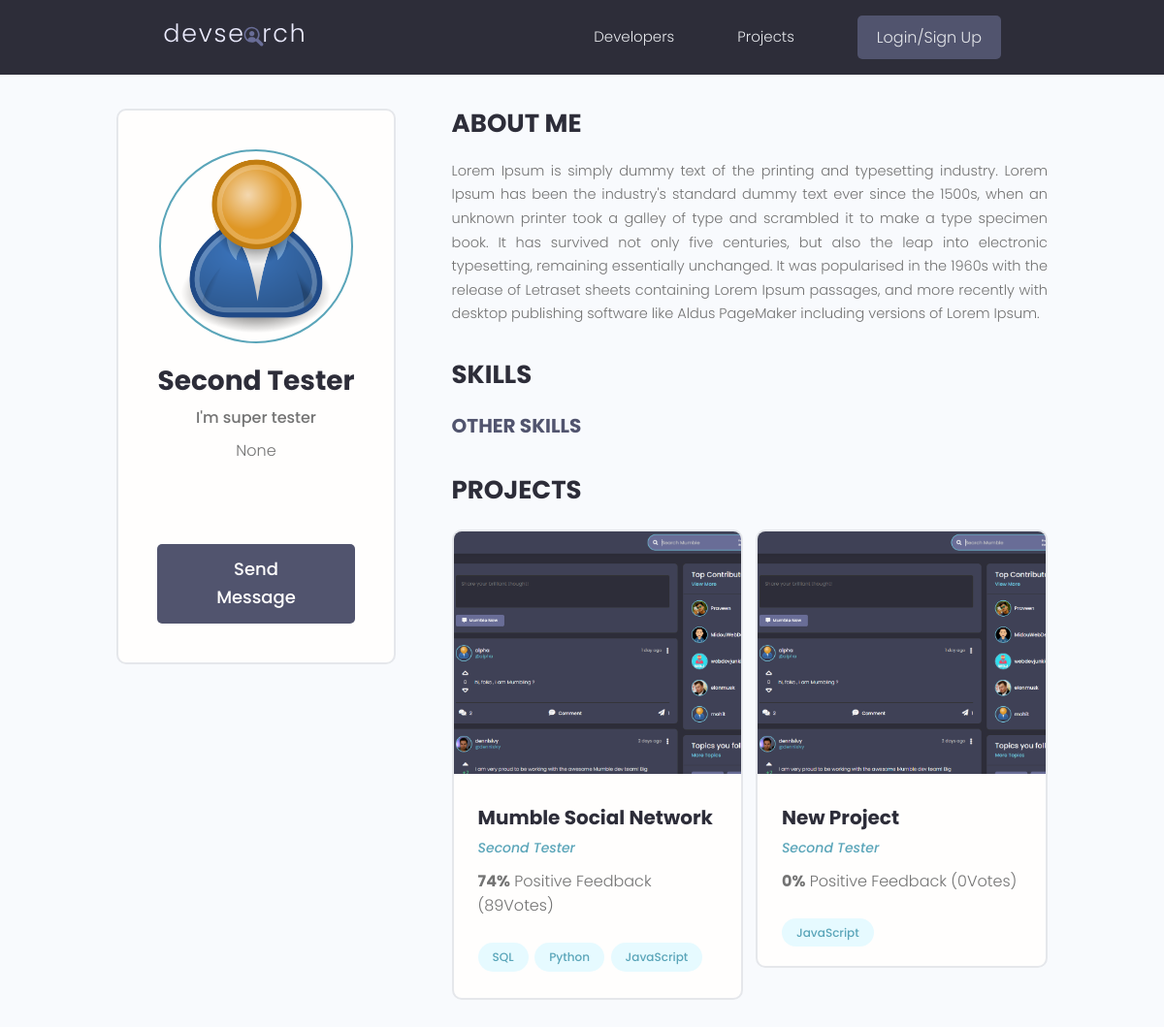
Page /profile/f1d1855a-523b-4fa4-b443-609b3e546f9f/ on the committed database.
### users/models.py (models this page shows, shortened)
class Profile(models.Model):
    id = models.UUIDField(default=uuid.uuid4, unique=True,
                          primary_key=True, editable=False)
    user = models.OneToOneField(
        User, on_delete=models.CASCADE, null=True, blank=True)
    name = models.CharField(max_length=200, blank=True, null=True)
    username = models.CharField(max_length=200, blank=True, null=True)
    location = models.CharField(max_length=200, blank=True, null=True)
    email = models.EmailField(max_length=500, blank=True, null=True)
    short_intro = models.CharField(max_length=200, blank=True, null=True)
    bio = models.TextField(blank=True, null=True)
    profile_img = models.ImageField(
        null=True, blank=True, upload_to='profiles/', default='profiles/user-default.png')
    social_github = models.CharField(max_length=200, blank=True, null=True)
    social_twitter = models.CharField(max_length=200, blank=True, null=True)
    social_linkedin = models.CharField(max_length=200, blank=True, null=True)
    social_youtube = models.CharField(max_length=200, blank=True, null=True)
    social_website = models.CharField(max_length=200, blank=True, null=True)
    created = models.DateTimeField(auto_now_add=True)
    class Meta:
        ordering = ['created']
    @property
    def image_url(self):
        try:
            url = self.profile_img.url
        except:
            url = ''
        return url

### projects/models.py (models this page shows, shortened)
class Project(models.Model):
    owner = models.ForeignKey(
        Profile, null=True, blank=True, on_delete=models.CASCADE)
    title = models.CharField(max_length=200)
    description = models.TextField(null=True, blank=True)
    featured_image = models.ImageField(
        null=True, blank=True, default="default.jpg")
    demo_link = models.CharField(max_length=2000, null=True, blank=True)
    src_link = models.CharField(max_length=2000, null=True, blank=True)
    tags = models.ManyToManyField('Tag', blank=True)
    vote_total = models.IntegerField(default=0, null=True, blank=True)
    vote_ratio = models.IntegerField(default=0, null=True, blank=True)
    created = models.DateTimeField(auto_now_add=True)
    id = models.UUIDField(default=uuid.uuid4, unique=True,
                          primary_key=True, editable=False)
    class Meta:
        ordering = ['-vote_ratio', '-vote_total', 'title']
    @property
    def image_url(self):
        try:
            url = self.featured_image.url
        except:
            url = ''
        return url

class Tag(models.Model):
    name = models.CharField(max_length=200)
    created = models.DateTimeField(auto_now_add=True)
    id = models.UUIDField(default=uuid.uuid4, unique=True,
                          primary_key=True, editable=False)
    def __str__(self) -> str:
        return self.name

### users/views.py (the view)
# urls.py: path('profile/<str:pk>/', view=views.user_profile, name='user-profile'),
def user_profile(request, pk):
    profile = Profile.objects.get(id=pk)
    top_skills = profile.skill_set.exclude(description__exact="")
    other_skills = profile.skill_set.filter(description="")
    context = {'profile': profile, 'top_skills': top_skills,
               'other_skills': other_skills}
    return render(request, 'users/user-profile.html', context)

### users/templates/users/user-profile.html (shortened to what this page needs)
{% extends 'main.html' %} {% block content %}
<main class="profile my-md">
  <div class="container">
    <div class="layout">
      <div class="column column--1of3">
        <div class="card text-center">
          <div class="card__body dev">
            <img
              class="avatar avatar--xl"
              src="{{ profile.image_url }}"
            />
            <h2 class="dev__name">{{ profile.name }}</h2>
            <p class="dev__title">{{ profile.short_intro }}</p>
            <p class="dev__location">{{ profile.location }}</p>
            <ul class="dev__social">
            </ul>
            {% if request.user.profile.id != profile.id %}
              <a href="{% url 'send-message' profile.id %}" class="btn btn--sub btn--lg">Send Message </a>
            {% endif %}
          </div>
        </div>
      </div>
      <div class="column column--2of3">
        <div class="devInfo">
          <h3 class="devInfo__title">About Me</h3>
          <p class="devInfo__about">{{ profile.bio }}</p>
        </div>
        <div class="devInfo">
          <h3 class="devInfo__title">Skills</h3>
          <div class="devInfo__skills">
            <h3 class="devInfo__subtitle">Other Skills</h3>
          </div>
        </div>
        <div class="devInfo">
          <h3 class="devInfo__title">Projects</h3>
          <div class="grid grid--two">
            {% for project in profile.project_set.all %}
            <div class="column">
              <div class="card project">
                <a href="{% url 'project' project.id %}" class="project">
                  <img
                    class="project__thumbnail"
                    src="{{ project.image_url }}"
                    alt="project thumbnail"
                  />
                  <div class="card__body">
                    <h3 class="project__title">{{ project.title }}</h3>
                    <p>
                      <a
                        class="project__author"
                        href="{% url 'user-profile' project.owner.id %}"
                        >{{ project.owner.name }}</a
                      >
                    </p>
                    <p class="project--rating">
                      <span style="font-weight: bold">{{ project.vote_ratio }}%</span>
                      Positive Feedback ({{ project.vote_total }}Vote{{project.vote_total | pluralize:"s" }})
                    </p>
                    <div class="project__tags">
                      {% for tag in project.tags.all %}
                        <span class="tag tag--pill tag--main">
                          <small>{{ tag }}</small>
                        </span>
                      {% endfor %}
                    </div>
                  </div>
                </a>
              </div>
            </div>
            {% endfor %}
          </div>
        </div>
      </div>
    </div>
  </div>
</main>
{% endblock content%}

### static/styles/app.css (style rules this page uses)
:root { --color-sub: #2d2d39; }
.btn--sub { background-color: var(--color-sub-light); }
.card { border: 2px solid var(--color-light); }
img { width: 100%; }
.profile .card > .dev { padding: 4rem; }
.dev__name { color: var(--color-sub); font-size: 2.8rem; font-weight: 700; margin-top: 1rem; margin-bottom: 0.5rem; }
.dev__title { font-size: 1.6rem; font-weight: 500; line-height: 1.3; }
.dev__location { margin-top: 1rem; }
.dev__social { margin: 3rem 0; list-style: none; display: flex; justify-content: center; gap: 1.5rem; }
.devInfo { margin-bottom: 3rem; }
.devInfo__title, .devInfo__subtitle { font-size: 2.6rem; color: var(--color-sub); text-transform: uppercase; font-weight: 700; margin-bottom: 1.5rem; }
.devInfo__subtitle { font-size: 2rem; color: var(--color-sub-light); }
.devInfo__about, .devSkill__info { font-size: 1.45rem; line-height: 1.7; text-align: justify; }
.project__author { font-size: 1.4rem; font-style: italic; }
.project--rating { margin-bottom: 1.6em; margin-top: 0.5em; }
.project__thumbnail { height: 25rem; object-fit: cover; object-position: top center; }
.project__title { font-size: 2rem; font-weight: 700; color: var(--color-sub); }

### static/uikit/styles/modules/_variables.css (style rules this page uses)
:root { --color-main: #5aa5b9; --color-main-light: #e6faff; --color-sub: #3f4156; --color-sub-light: #51546e; --color-sub-lighter: #ededfd; --color-text: #737373; --color-gray: #8b8b8b; --color-light: #e5e7eb; --color-light-gray: #767676; --color-bg: #f8fafd; --color-white: #fffefd; --color-white-light: #f3f3f3; --color-success: #359e64; --color-success-bg: #def8e8; --color-error: #fc4b0b; --color-error-bg: #fff2ee; --font-base: 'Poppins', arial, helvetica, 'Segoe UI', roboto, ubuntu, sans-serif; --font-monospace: 'Fira Code', 'Courier New', courier, monospace; --font-regular: 300; --font-medium: 500; --font-bold: 700; --generic-shadow: 1px 1px 5px #00000010; --generic-transition: all 0.3s ease-in-out; }

### static/uikit/styles/modules/_base.css (style rules this page uses)
* { margin: 0; padding: 0; box-sizing: border-box; text-rendering: optimizeLegibility; color: inherit; font-size: inherit; }
html { font-size: 50%; }
@media only screen and (min-width: 480px) { html { font-size: 56.25%; } }
@media only screen and (min-width: 1200px) { html { font-size: 62.5%; } }
body { line-height: 1.6; font-weight: 400; font-size: 1.5rem; color: var(--color-text); background-color: var(--color-bg); min-height: 100vh; }

### static/uikit/styles/modules/_typography.css (style rules this page uses)
* { font-family: var(--font-base); }
h2 { font-size: 3.6rem; font-weight: var(--font-bold); }
h3 { font-size: 3.2rem; font-weight: var(--font-medium); }
p, span, strong { font-size: 1.6rem; color: var(--color-text); font-weight: var(--font-regular); }
a { padding-bottom: 2px; text-decoration: none; display: inline-block; color: var(--color-main); font-weight: var(--font-medium); }

### static/uikit/styles/modules/_utilities.css (style rules this page uses)
.container { width: 92%; max-width: 165rem; margin: 0 auto; box-sizing: border-box; }
@media screen and (min-width: 1000px) { .container { width: 90%; } }
@media screen and (min-width: 1200px) { .container { width: 80%; } }
.text-center { text-align: center; }
.my-md { margin: 3rem auto; }

### static/uikit/styles/modules/_avatar.css (style rules this page uses)
.avatar { border-radius: 50%; border: 2px solid var(--color-main); object-fit: cover; }
.avatar--xl { height: 20rem; width: 20rem; }

### static/uikit/styles/modules/_button.css (style rules this page uses)
.btn { display: inline-block; position: relative; cursor: pointer; background-color: var(--color-light); font-weight: var(--font-medium); color: var(--color-sub); text-decoration: none; padding: 1rem 2rem; border-radius: 0.5rem; border: none; width: -webkit-fit-content; width: -moz-fit-content; width: fit-content; height: -webkit-fit-content; height: -moz-fit-content; height: fit-content; font-size: 1.6rem; outline-width: 0; outline-color: transparent; -webkit-backface-visibility: hidden; backface-visibility: hidden; transition: all 0.3s ease-in-out; }
.btn--sub { background-color: var(--color-sub); color: var(--color-white); }
.btn--lg { font-size: 1.8rem; padding: 1.2rem 4.5rem; }

### static/uikit/styles/modules/_card.css (style rules this page uses)
.card { border-radius: 1rem; background-color: var(--color-white); border: 1.5px solid var(--color-light); width: auto; height: auto; margin-top: 0.5rem; margin-bottom: 0.5rem; overflow: hidden; }
.card__body, .card__header { padding: 2rem 2.5rem; }

### static/uikit/styles/modules/_layout.css (style rules this page uses)
.layout { display: flex; flex-flow: row wrap; justify-content: space-between; }
.layout > .column { margin-bottom: 3rem; }
.layout > .column.column--1of3 { flex-basis: 30%; }
.layout > .column.column--2of3 { flex-basis: 64%; }

### rows in the picture
Profile: image_url (placeholder picture), name "Second Tester", short_intro "I'm super tester", location "None", bio "Lorem Ipsum is simply dummy text of the printing and typesetting industry. Lorem Ipsum has been the industry's standard dummy text ever since the 1500s, when an unknown printer took a galley of type and scrambled it to make a type specimen book. It has survived not only five centuries, but also the leap into electronic typesetting, remaining essentially unchanged. It was popularised in the 1960s with the release of Letraset sheets containing Lorem Ipsum passages, and more recently with desktop publishing software like Aldus PageMaker including versions of Lorem Ipsum."
Project: image_url (picture), title "Mumble Social Network", owner.name "Second Tester", vote_ratio "74", vote_total "89", vote_total|pluralize "s"
Tag: name "SQL"
Tag: name "Python"
Tag: name "JavaScript"
Project: image_url (picture), title "New Project", owner.name "Second Tester", vote_ratio "0", vote_total "0", vote_total|pluralize "s"
